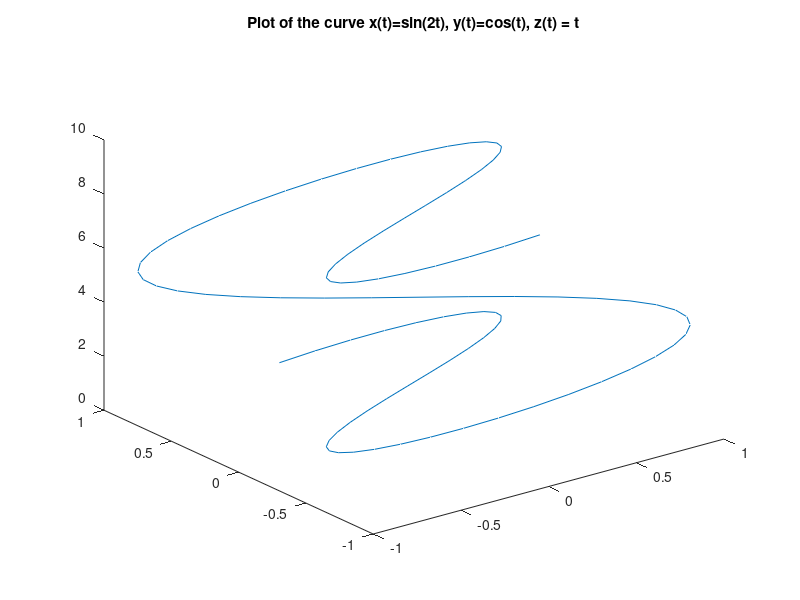

Write the MATLAB code that produced this figure.
clear; format long; clc;

t = 0:0.1:3*pi;

fig_wqn5 = figure(5);
plot3(sin(2*t),cos(t),t);
title('Plot of the curve x(t)=sin(2t), y(t)=cos(t), z(t) = t');
xlabel=('x');
ylabel=('y');
zlabel=('z');

hcurve = inline('sqrt(4*cos(2*t).^2 + sin(t).^2 + 1)');

len1 = quad(hcurve, 0, 3*pi) % 17.22203218655287
len2 = quadl(hcurve, 0, 3*pi) % 17.22203218120643

format short;
